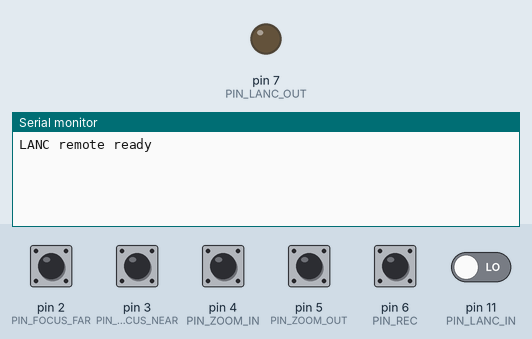
Recording of a sketch running on a simulated Arduino Uno, built with avr-gcc and run on an emulated ATmega328P. Shown: output pins drawn as LEDs (lit = HIGH), the last lines printed to the serial monitor. Inputs (shaded band) come from the test bench; at power-on: pin 2 (PIN_FOCUS_FAR), pin 3 (PIN_FOCUS_NEAR), pin 4 (PIN_ZOOM_IN), pin 5 (PIN_ZOOM_OUT), pin 6 (PIN_REC) HIGH, pin 11 (PIN_LANC_IN) LOW.

Above: at 1.2 s.
1.3 s: pin 2 (PIN_FOCUS_FAR) pulled LOW for 1 s
At 3.4 s:
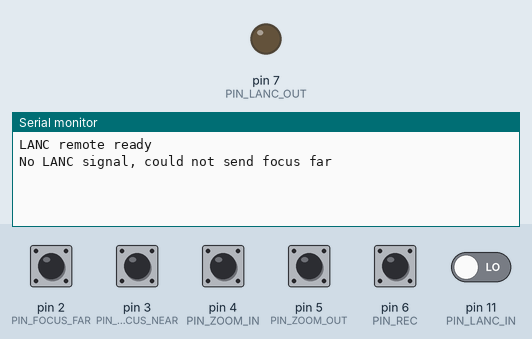
3.8 s: pin 3 (PIN_FOCUS_NEAR) pulled LOW for 1 s
At 5.2 s:
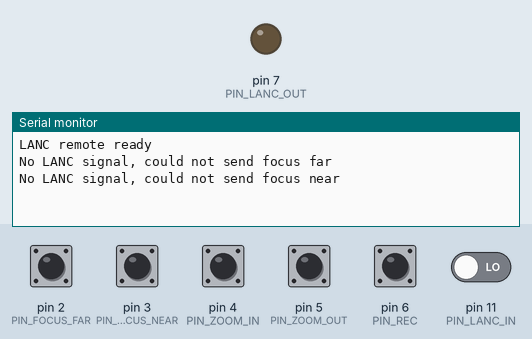
6.3 s: pin 4 (PIN_ZOOM_IN) pulled LOW for 0.15 s
At 6.9 s:
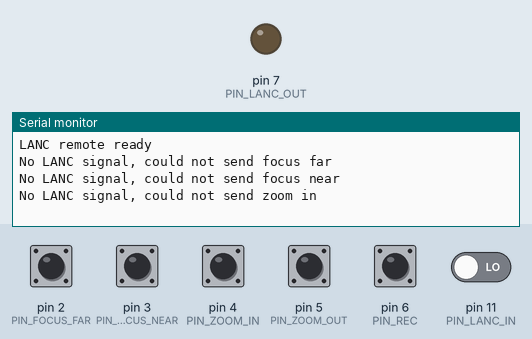
8.0 s: pin 5 (PIN_ZOOM_OUT) pulled LOW for 1 s
At 9.7 s:
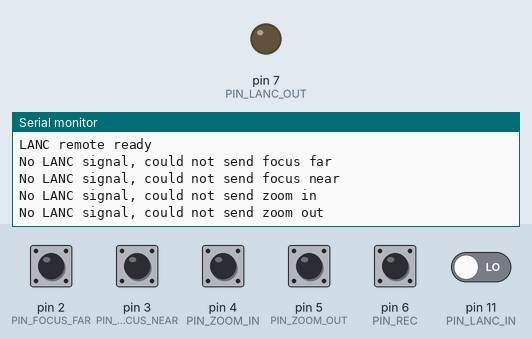
10.5 s: pin 6 (PIN_REC) pulled LOW for 0.15 s
At 11.3 s:
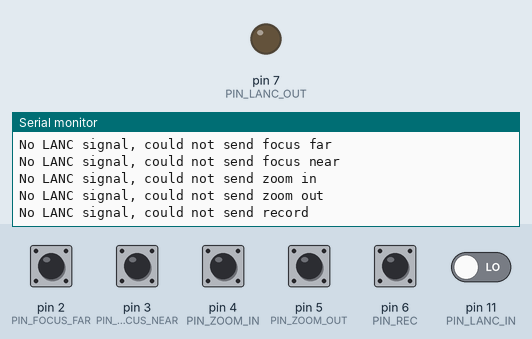

The sketch:

arduino_lanC.ino
```cpp
/*
  arduino_lanC

  Five-button LANC remote: record start/stop, zoom in/out and focus near/far,
  sent to the LANC port of a video camera (Canon calls it REMOTE).

  Based on Martin Koch's Simple LANC Remote (2011), tested with a Canon XF300.
  Interface circuit:
  http://controlyourcamera.blogspot.com/2011/02/arduino-controlled-video-recording-over.html

  How LANC works: the camera sends an 8-byte frame every video field (about
  every 20 ms), each byte as a start bit, 8 data bits (least significant bit
  first) and a stop bit at 9600 baud. A remote writes its command into bytes 0
  and 1 by pulling the line low for each 1 bit, and repeats it for a few
  frames so the camera accepts it.

  HIGH on PIN_LANC_IN means the LANC line is at +5 V (idle).

  "LANC" is a registered trademark of Sony.
*/

#include <Arduino.h>

// Pins
constexpr uint8_t PIN_LANC_OUT   = 7;   // pulls the LANC line low through a transistor
constexpr uint8_t PIN_LANC_IN    = 11;  // reads the LANC line
constexpr uint8_t PIN_REC        = 6;   // buttons connect the pin to GND
constexpr uint8_t PIN_ZOOM_OUT   = 5;
constexpr uint8_t PIN_ZOOM_IN    = 4;
constexpr uint8_t PIN_FOCUS_NEAR = 3;
constexpr uint8_t PIN_FOCUS_FAR  = 2;

// Timing
constexpr unsigned int  BIT_US          = 104 - 8;  // one bit at 9600 baud, minus about 8 us for digitalWrite on a 16 MHz AVR
constexpr unsigned long FRAME_GAP_US    = 5000;     // the line stays high at least this long between frames
constexpr unsigned long SYNC_TIMEOUT_MS = 200;      // give up if no LANC frames arrive (camera off or unplugged)
constexpr uint8_t       REPEATS         = 5;        // frames to repeat each command
constexpr unsigned long DEBOUNCE_MS     = 30;

struct LancCommand {
  uint8_t byte0;
  uint8_t byte1;
};

// Commands tested with the Canon XF300
constexpr LancCommand CMD_REC        = {0x18, 0x33};  // start/stop recording
constexpr LancCommand CMD_FOCUS_NEAR = {0x28, 0x47};  // manual focus only
constexpr LancCommand CMD_FOCUS_FAR  = {0x28, 0x45};
constexpr LancCommand CMD_FOCUS_AUTO = {0x28, 0x41};

// Zoom speed 0 (slowest) to 7 (fastest)
constexpr LancCommand zoomIn(uint8_t speed)  { return {0x28, uint8_t((speed & 0x07) * 2)}; }
constexpr LancCommand zoomOut(uint8_t speed) { return {0x28, uint8_t(0x10 + (speed & 0x07) * 2)}; }
constexpr uint8_t ZOOM_SPEED = 4;

// Record is a toggle, so it needs a clean press, not a held button.
struct Button {
  uint8_t pin;
  bool stableState;
  bool lastReading;
  unsigned long lastChange;

  // True once per press, after the contacts have settled.
  bool wasPressed() {
    bool reading = digitalRead(pin);
    if (reading != lastReading) {
      lastReading = reading;
      lastChange = millis();
    }
    if (millis() - lastChange > DEBOUNCE_MS && reading != stableState) {
      stableState = reading;
      return stableState == LOW;
    }
    return false;
  }
};
Button recButton = {PIN_REC, HIGH, HIGH, 0};

bool isHeld(uint8_t pin) {
  return digitalRead(pin) == LOW;
}

// Waits for the long high pause between frames. Returns when the line has just
// dropped for the start bit of byte 0, or false if no frames arrive.
bool waitForFrameStart() {
  unsigned long start = millis();
  while (millis() - start < SYNC_TIMEOUT_MS) {
    // pulseIn returns 0 on timeout, so a missing camera can't hang the loop.
    if (pulseIn(PIN_LANC_IN, HIGH, 25000UL) >= FRAME_GAP_US) {
      return true;
    }
  }
  return false;
}

// Waits for the line to drop (start bit of the next byte).
bool waitForStartBit(unsigned long timeoutUs) {
  unsigned long start = micros();
  while (digitalRead(PIN_LANC_IN) == HIGH) {
    if (micros() - start > timeoutUs) return false;
  }
  return true;
}

// Writes 8 bits, least significant first. Interrupts are off so the timing holds.
void writeByte(uint8_t value) {
  noInterrupts();
  for (uint8_t bit = 0; bit < 8; bit++) {
    digitalWrite(PIN_LANC_OUT, (value >> bit) & 0x01);
    delayMicroseconds(BIT_US);
  }
  digitalWrite(PIN_LANC_OUT, LOW);  // release the line for the stop bit
  interrupts();
}

bool sendCommand(const LancCommand & cmd) {
  for (uint8_t i = 0; i < REPEATS; i++) {
    if (!waitForFrameStart()) return false;
    delayMicroseconds(BIT_US);       // skip the start bit of byte 0
    writeByte(cmd.byte0);
    delayMicroseconds(10);           // make sure we are into the stop bit
    if (!waitForStartBit(2000)) return false;
    delayMicroseconds(BIT_US);       // skip the start bit of byte 1
    writeByte(cmd.byte1);
    // Bytes 2-7 belong to the camera; wait for the next frame.
  }
  return true;
}

void send(const LancCommand & cmd, const char * name) {
  static unsigned long lastWarning = 0;
  if (!sendCommand(cmd) && millis() - lastWarning > 2000) {
    Serial.print(F("No LANC signal, could not send "));
    Serial.println(name);
    lastWarning = millis();
  }
}

void setup() {
  Serial.begin(115200);

  pinMode(PIN_LANC_IN, INPUT);
  pinMode(PIN_LANC_OUT, OUTPUT);
  digitalWrite(PIN_LANC_OUT, LOW);  // leave the LANC line at +5 V

  pinMode(PIN_REC, INPUT_PULLUP);
  pinMode(PIN_ZOOM_OUT, INPUT_PULLUP);
  pinMode(PIN_ZOOM_IN, INPUT_PULLUP);
  pinMode(PIN_FOCUS_NEAR, INPUT_PULLUP);
  pinMode(PIN_FOCUS_FAR, INPUT_PULLUP);

  Serial.println(F("LANC remote ready"));
}

void loop() {
  if (recButton.wasPressed()) {
    send(CMD_REC, "record");
  }
  // Zoom and focus repeat while the button is held.
  if (isHeld(PIN_ZOOM_IN))    send(zoomIn(ZOOM_SPEED), "zoom in");
  if (isHeld(PIN_ZOOM_OUT))   send(zoomOut(ZOOM_SPEED), "zoom out");
  if (isHeld(PIN_FOCUS_NEAR)) send(CMD_FOCUS_NEAR, "focus near");
  if (isHeld(PIN_FOCUS_FAR))  send(CMD_FOCUS_FAR, "focus far");
}
```

Measured:
- after the input at 1.3 s, the serial monitor: prints a new line after 0.80 s (image 1)
- after the input at 3.8 s, the serial monitor: prints a new line after 0.40 s (image 2)
- after the input at 6.3 s, the serial monitor: prints a new line after 0.20 s (image 3)
- after the input at 8.0 s, the serial monitor: prints a new line after 0.60 s (image 4)
- after the input at 10.5 s, the serial monitor: prints a new line after 0.23 s (image 5)
